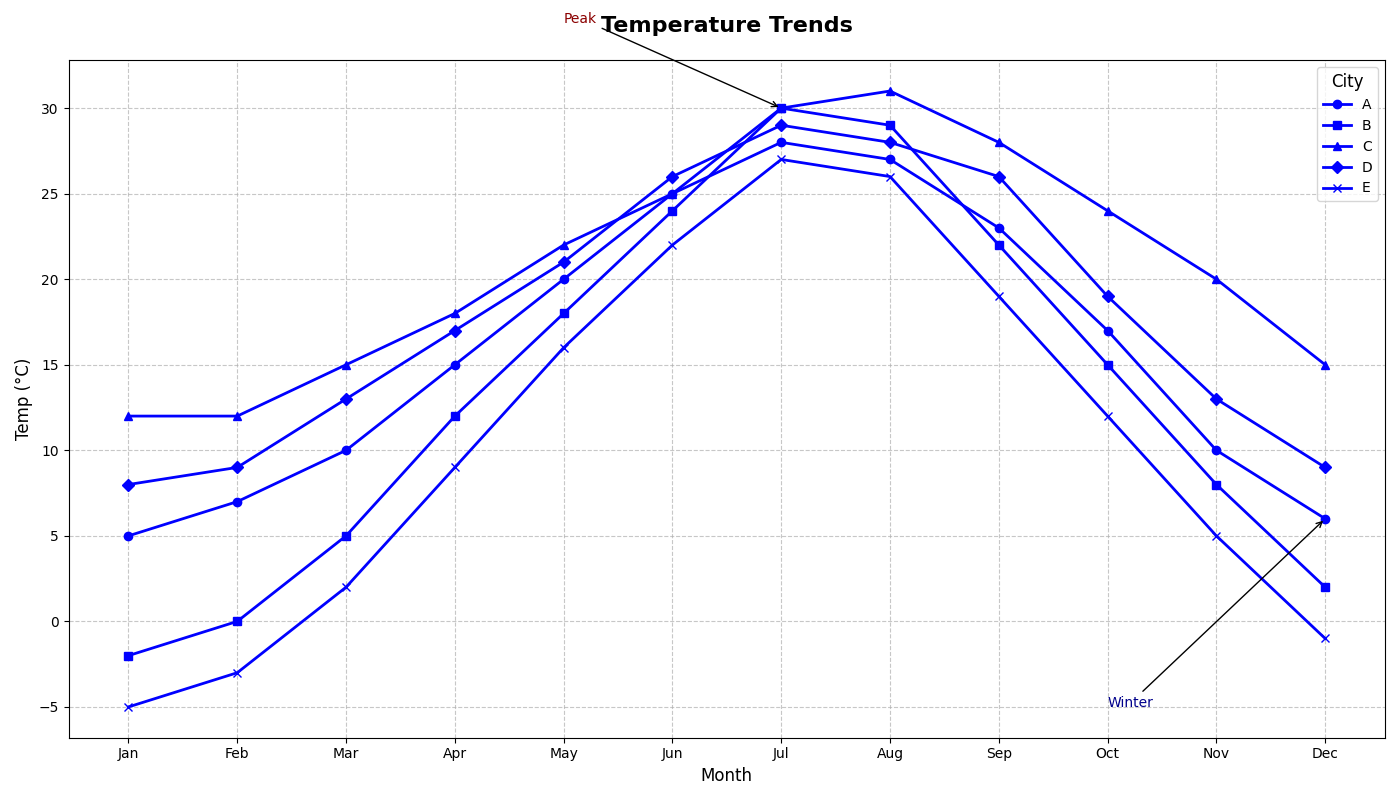

Reproduce this figure in Python.
import matplotlib.pyplot as plt
import numpy as np

months = np.arange(1, 13)

city_a_temps = [5, 7, 10, 15, 20, 25, 28, 27, 23, 17, 10, 6]
city_b_temps = [-2, 0, 5, 12, 18, 24, 30, 29, 22, 15, 8, 2]
city_c_temps = [12, 12, 15, 18, 22, 25, 30, 31, 28, 24, 20, 15]
city_d_temps = [8, 9, 13, 17, 21, 26, 29, 28, 26, 19, 13, 9]
city_e_temps = [-5, -3, 2, 9, 16, 22, 27, 26, 19, 12, 5, -1]

fig, ax = plt.subplots(figsize=(14, 8))

ax.plot(months, city_a_temps, marker='o', linestyle='-', color='blue', linewidth=2, label='A')
ax.plot(months, city_b_temps, marker='s', linestyle='-', color='blue', linewidth=2, label='B')
ax.plot(months, city_c_temps, marker='^', linestyle='-', color='blue', linewidth=2, label='C')
ax.plot(months, city_d_temps, marker='D', linestyle='-', color='blue', linewidth=2, label='D')
ax.plot(months, city_e_temps, marker='x', linestyle='-', color='blue', linewidth=2, label='E')

ax.set_title('Temperature Trends', fontsize=16, weight='bold', pad=20)
ax.set_xlabel('Month', fontsize=12)
ax.set_ylabel('Temp (°C)', fontsize=12)

ax.legend(loc='upper right', fontsize=10, title='City', title_fontsize=12)

ax.grid(True, linestyle='--', alpha=0.7)

ax.annotate('Peak', xy=(7, 30), xytext=(5, 35),
            arrowprops=dict(facecolor='black', arrowstyle='->', lw=1), fontsize=10, color='darkred')
ax.annotate('Winter', xy=(12, 6), xytext=(10, -5),
            arrowprops=dict(facecolor='black', arrowstyle='->', lw=1), fontsize=10, color='darkblue')

month_names = ['Jan', 'Feb', 'Mar', 'Apr', 'May', 'Jun', 'Jul', 'Aug', 'Sep', 'Oct', 'Nov', 'Dec']
plt.xticks(months, month_names, fontsize=10)

plt.tight_layout()
plt.show()
